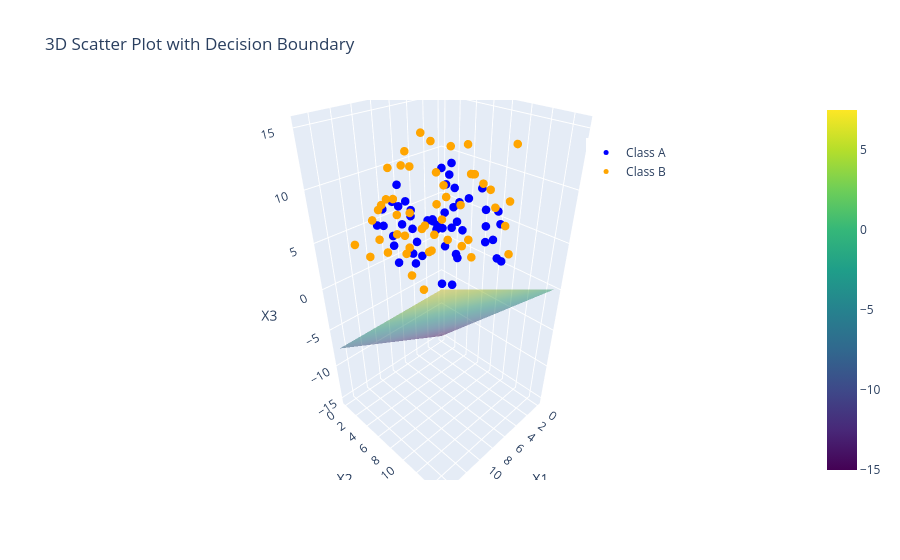

Source (notebook cell):
### Code cell
# you can use plotly for better 3D visualization
import plotly.graph_objects as go

# lets also add legend for the plane
fig = go.Figure()
# scatter points
fig.add_trace(go.Scatter3d(
    x=df3[df3['label']=='A']['x1'],
    y=df3[df3['label']=='A']['x2'],
    z=df3[df3['label']=='A']['x3'],
    mode='markers',
    marker=dict(size=5, color='blue'),
    name='Class A'
))
fig.add_trace(go.Scatter3d(
    x=df3[df3['label']=='B']['x1'],
    y=df3[df3['label']=='B']['x2'],
    z=df3[df3['label']=='B']['x3'],
    mode='markers',
    marker=dict(size=5, color='orange'),
    name='Class B'
))
# plane
xx, yy = np.meshgrid(range(0,16), range(0,16))
zz = ( -w0 - w1 * xx - w2 * yy ) / w3
fig.add_trace(go.Surface(x=xx, y=yy, z=zz, colorscale='Viridis', opacity=0.5, name='Decision Boundary'))
fig.update_layout(title='3D Scatter Plot with Decision Boundary', scene=dict(
                    xaxis_title='X1',
                    yaxis_title='X2',
                    zaxis_title='X3'),
                  legend=dict(x=0.7, y=0.9))
fig.show()

### Figure 1 — Plotly figure (JSON) as saved in the notebook; plotly's stock layout.template omitted (floating-point values rounded to 4 significant figures; data arrays with more than 128 entries replaced by an {"elided": "..."} marker saying what was removed)
{"data": [{"marker": {"color": "blue", "size": 5}, "mode": "markers", "name": "Class A", "type": "scatter3d", "x": [1.244, 1.416, 1.336, 7.243, 2.525, 9.317, 8.805, 4.624, 0.2104, 5.081, 6.499, 0.582, 7.723, 0.5415, 6.589, 6.16, 6.998, 3.416, 4.83, 9.993, 8.891, 4.892, 9.065, 8.62, 5.097, 5.723, 6.554, 1.108, 2.949, 9.365, 1.43, 9.023, 3.847, 7.171, 1.774, 0.1323, 8.804, 9.581, 2.26, 7.219, 2.695, 0.1245, 8.126, 9.401, 9.134, 9.42, 6.792, 3.688, 5.325, 1.28], "y": [9.072, 2.048, 3.055, 7.298, 4.842, 1.676, 7.145, 9.423, 8.185, 0.8309, 6.874, 1.965, 2.041, 6.658, 5.937, 4.977, 0.06714, 9.083, 6.461, 4.023, 4.465, 1.286, 2.738, 9.921, 7.312, 1.402, 9.681, 4.164, 2.928, 1.766, 0.1011, 3.268, 5.913, 1.304, 2.83, 6.48, 5.17, 4.711, 9.489, 3.648, 2.825, 7.453, 5.616, 0.7968, 9.535, 5.746, 8.607, 3.091, 6.627, 9.559], "z": [5.202, 7.164, 4.986, 0.4706, 0.235, 5.282, 7.598, 9.889, 0.6256, 0.1569, 7.438, 9.126, 6.846, 5.637, 5.473, 6.0, 2.701, 5.78, 9.105, 8.663, 8.493, 1.671, 3.494, 2.308, 8.1, 4.928, 9.671, 2.684, 9.496, 7.004, 2.387, 1.829, 5.268, 8.578, 8.495, 1.817, 6.079, 6.631, 6.995, 1.114, 3.016, 2.458, 3.199, 5.03, 6.217, 8.273, 4.084, 3.808, 5.441, 1.338]}, {"marker": {"color": "orange", "size": 5}, "mode": "markers", "name": "Class B", "type": "scatter3d", "x": [5.074, 10.79, 13.65, 6.686, 14.91, 13.61, 7.871, 6.259, 6.101, 11.34, 9.667, 13.18, 7.166, 7.447, 10.62, 10.01, 13.3, 6.279, 5.977, 10.11, 13.57, 12.41, 8.298, 11.75, 14.73, 13.04, 10.81, 11.01, 12.02, 5.009, 9.561, 10.4, 14.98, 9.795, 11.67, 9.96, 8.422, 13.63, 12.66, 11.56, 12.6, 5.426, 8.905, 13.9, 14.49, 5.554, 7.199, 14.96, 8.991, 11.35], "y": [12.44, 5.171, 12.43, 5.394, 5.142, 10.44, 5.497, 9.559, 6.338, 5.45, 12.88, 5.385, 12.91, 8.434, 9.49, 6.297, 6.453, 13.76, 5.3, 12.03, 9.886, 6.093, 12.55, 10.99, 6.849, 7.181, 7.413, 7.153, 14.57, 12.99, 9.597, 14.93, 13.24, 5.201, 9.902, 13.12, 7.844, 9.865, 13.26, 9.446, 5.35, 12.95, 11.18, 7.668, 10.15, 8.501, 10.58, 11.9, 9.49, 6.148], "z": [7.641, 9.523, 8.755, 13.38, 6.892, 5.844, 14.32, 11.61, 9.679, 12.36, 6.813, 8.524, 10.12, 13.82, 6.393, 8.408, 9.82, 14.92, 10.52, 11.01, 7.505, 5.544, 12.25, 8.832, 6.435, 10.85, 12.84, 13.97, 9.918, 5.169, 8.808, 13.13, 6.602, 12.09, 9.161, 13.57, 9.164, 9.041, 9.654, 8.68, 6.543, 10.08, 6.796, 10.81, 11.09, 13.56, 12.12, 9.42, 10.49, 6.866]}, {"colorscale": [[0, "#440154"], [0.1111, "#482878"], [0.2222, "#3e4989"], [0.3333, "#31688e"], [0.4444, "#26828e"], [0.5556, "#1f9e89"], [0.6667, "#35b779"], [0.7778, "#6ece58"], [0.8889, "#b5de2b"], [1, "#fde725"]], "name": "Decision Boundary", "opacity": 0.5, "type": "surface", "x": {"elided": "16x16 int values"}, "y": {"elided": "16x16 int values"}, "z": {"elided": "16x16 float values"}}], "layout": {"legend": {"x": 0.7, "y": 0.9}, "scene": {"xaxis": {"title": {"text": "X1"}}, "yaxis": {"title": {"text": "X2"}}, "zaxis": {"title": {"text": "X3"}}}, "title": {"text": "3D Scatter Plot with Decision Boundary"}}}
